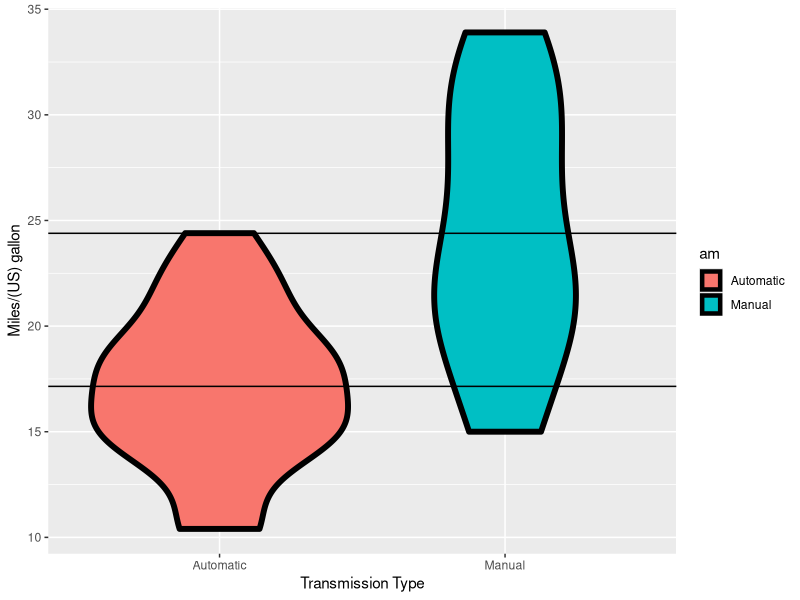
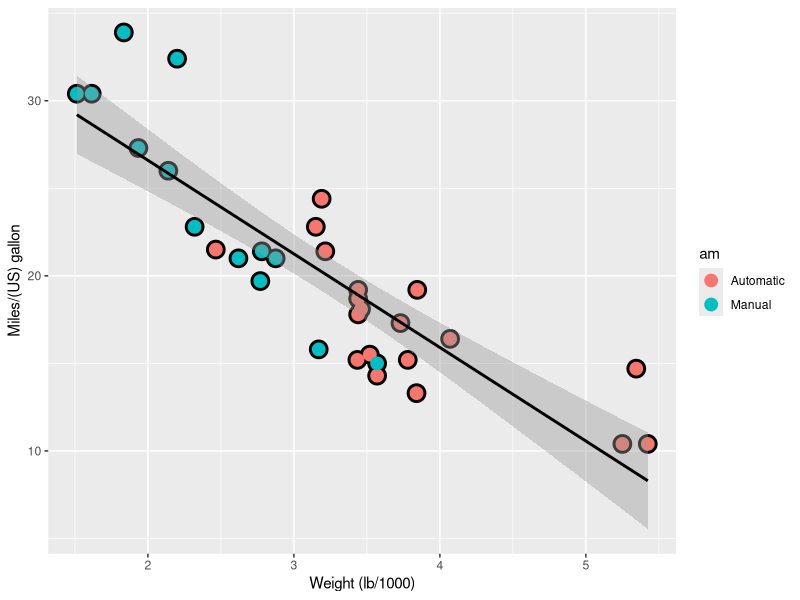
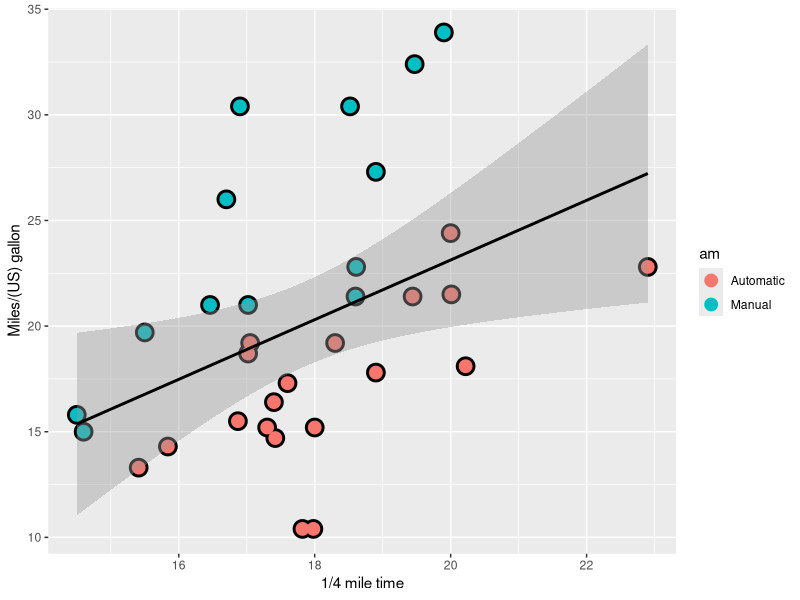

Source code (R) for these figures, in order: (Note: this script raises an error after producing the figures.)
## ---- chunk 1
library(ggplot2)
library(GGally)
## ---- chunk 2
data(mtcars)
mtcars$am <- as.factor(mtcars$am)
levels(mtcars$am) <- c("Automatic", "Manual")

fit <- lm(mpg ~ am, data = mtcars)
#summary(fit)
summary(fit)$call
summary(fit)$coefficients
## ---- chunk 3
summary(fit)$r.squared
## ---- chunk 4
anova(
    lm(mpg ~ am, data = mtcars),
    lm(mpg ~ am + wt, data = mtcars),
    lm(mpg ~ am + wt + qsec, data = mtcars),
    lm(mpg ~ am + wt + qsec + disp, data = mtcars),
    lm(mpg ~ am + wt + qsec + disp + hp, data = mtcars),
    lm(mpg ~ am + wt + qsec + disp + hp + cyl, data = mtcars)
)
## ---- chunk 5
fit <- lm(mpg ~ am + wt + qsec, data = mtcars)
#summary(fit)
summary(fit)$call
summary(fit)$coefficients
## ---- chunk 6
summary(fit)$r.squared
## ---- chunk 7
g = ggplot(data = mtcars, aes(y = mpg, x = am, fill = am))
g = g + geom_violin(colour = "black", size = 2)
g = g + xlab("Transmission Type") + ylab("Miles/(US) gallon")
g = g + geom_hline(yintercept = mean(mtcars[mtcars$am == "Automatic","mpg"]))
g = g + geom_hline(yintercept = mean(mtcars[mtcars$am == "Manual","mpg"]))
g
## ---- chunk 8
g = ggplot(data = mtcars, aes(y = mpg, x = wt, colour = am))
g = g + geom_point(size = 6, colour = "black") + geom_point(size = 4)
g = g + xlab("Weight (lb/1000)") + ylab("Miles/(US) gallon")
g = g + geom_smooth(method = "lm", colour = "black")
g
## ---- chunk 9
g = ggplot(data = mtcars, aes(y = mpg, x = qsec, colour = am))
g = g + geom_point(size = 6, colour = "black") + geom_point(size = 4)
g = g + xlab("1/4 mile time") + ylab("Miles/(US) gallon")
g = g + geom_smooth(method = "lm", colour = "black")
g
## ---- chunk 10
g = ggpairs(mtcars[,c("mpg", "am", "wt", "qsec")], lower = list(continuous = "smooth"), params = c(method = "loess"))
g
## ---- chunk 11
par(mfrow = c(2, 2))
plot(fit)
